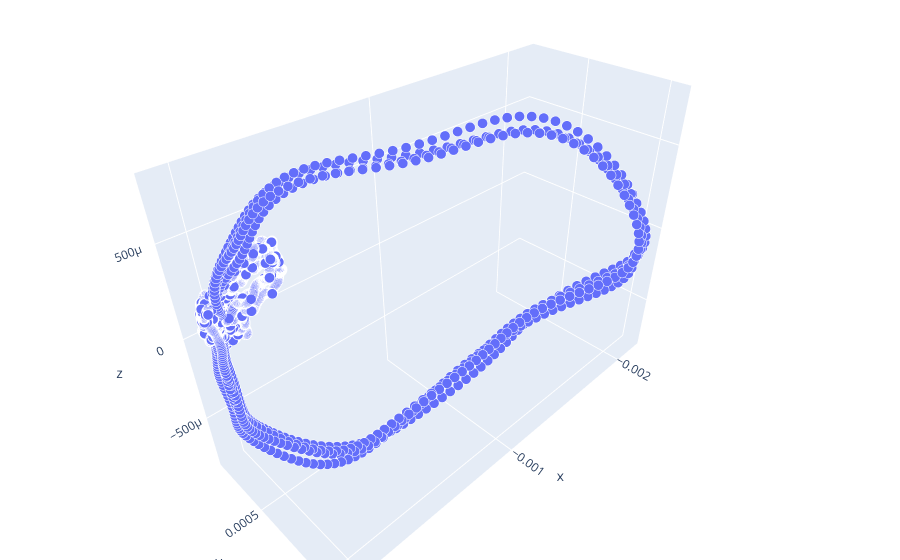

This figure's notebook cell:
### Code cell
input ={}
input["data_edf"] = '../Data_VECG/ECG_1.edf'
input["n_term_start"] = 3
input["n_term_finish"] = 6
input["filt"] = True
input["f_sreza"] = 0.5
input["f_sampling"] = 2000
input["show_detected_pqrst"] = False
input["show_ecg"] = True
input["plot_3d"] = True
input["save_images"] = False
input["show_log_scaling"] = False
input["cancel_showing"] = False
input["qrs_loop_area"] = False
input["t_loop_area"] = False
input["show_log_loop_area"] = False
input["count_qrst_angle"] = False
input["show_log_qrst_angle"] = False
res = process(input)

### Figure 1 — Plotly figure (JSON) as saved in the notebook; plotly's stock layout.template omitted (floating-point values rounded to 4 significant figures; data arrays with more than 128 entries replaced by an {"elided": "..."} marker saying what was removed)
{"data": [{"hovertemplate": "x=%{x}<br>y=%{y}<br>z=%{z}<br>size=%{marker.size}<extra></extra>", "legendgroup": "", "marker": {"color": "#636efa", "opacity": 1, "size": {"elided": "8209 int values"}, "sizemode": "area", "sizeref": 1, "symbol": "circle"}, "mode": "markers", "name": "", "scene": "scene", "showlegend": false, "type": "scatter3d", "x": {"elided": "8209 float values"}, "y": {"elided": "8209 float values"}, "z": {"elided": "8209 float values"}}], "layout": {"legend": {"itemsizing": "constant", "tracegroupgap": 0}, "margin": {"b": 0, "l": 0, "r": 0, "t": 0}, "scene": {"domain": {"x": [0, 1], "y": [0, 1]}, "xaxis": {"title": {"text": "x"}}, "yaxis": {"title": {"text": "y"}}, "zaxis": {"title": {"text": "z"}}}}}
